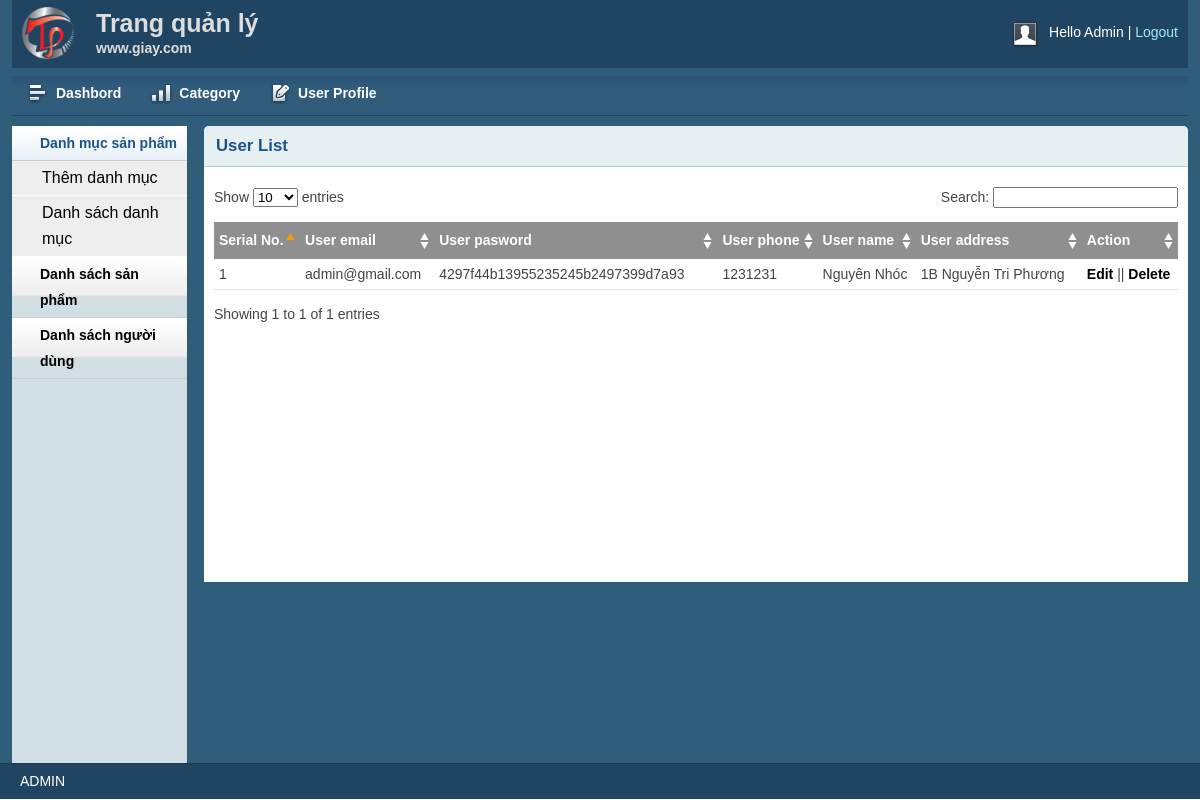
The app's page /admin/userprofile.php (signed in) with its own data.
### tables this page shows
CREATE TABLE `tbl_user` (
  `user_id` int(11) UNSIGNED NOT NULL,
  `user_email` varchar(50) NOT NULL DEFAULT '0',
  `user_password` varchar(50) NOT NULL DEFAULT '0',
  `user_phone` varchar(15) NOT NULL DEFAULT '',
  `user_name` varchar(100) NOT NULL DEFAULT '',
  `user_address` varchar(200) NOT NULL DEFAULT ''
);

### modules/database.php (called while the page is built, shortened)
<?php
Class Database{
public $host = HOST;
public $user = USERNAME;
public $pass = PASSWORD;
public $dbname = DB_NAME1;
public $link;
private function connectDB(){
$this->link = new mysqli($this->host, $this->user, $this->pass,
$this->dbname);
}
public function select($query){
$result = $this->link->query($query) or
die($this->link->error.__LINE__);
if($result->num_rows > 0){
return $result;
} else {
return false;
}
}
}

### models/user_model.php (called while the page is built, shortened)
<?php
    include '../modules/database.php';
?>
<?php
     class User_Model
     {
        private $db;
        public function __construct()
        {
            $this->db = new Database();
        }
        public function show_user(){
            $query = "SELECT * FROM tbl_user";
            $result = $this->db->select($query);
            return $result;
        }
    }
?>

### admin/userprofile.php (the view, shortened to what this page needs)
<?php include 'inc/header.php';?>
<?php include 'inc/sidebar.php';?>
<?php
    include "../models/user_model.php";
?>
<?php
    $class = new User_Model();
?>
        <div class="grid_10">
            <div class="box round first grid">
                <h2>User List</h2>
                <div class="block">
                    <table class="data display datatable" id="example">
					<thead>
						<tr>
							<th>Serial No.</th>
							<th>User email</th>
                            <th>User pasword</th>
                            <th>User phone</th>
                            <th>User name</th>
                            <th>User address</th>
							<th>Action</th>
						</tr>
					</thead>
					<tbody>
                        <?php
                        $show = $class->show_user();
                        if($show){
                            $i = 0;
                            while($result = $show->fetch_assoc()) {
                                $i++;
                        ?>
						<tr class="odd gradeX">
							<td><?php echo $i; ?></td>
							<td><?php echo $result['user_email']; ?></td>
                            <td><?php echo $result['user_password']; ?></td>
                            <td><?php echo $result['user_phone']; ?></td>
                            <td><?php echo $result['user_name']; ?></td>
                            <td><?php echo $result['user_address']; ?></td>
							<td><a href="useredit.php?userid=<?php echo $result['user_id'] ?>">Edit</a> || <a onclick="return confirm('Are you want to delete?')" href="?deleteUserid=<?php echo $result['user_id'] ?>">Delete</a></td>
						</tr>
                        <?php
                        }}
                        ?>
					</tbody>
				</table>
               </div>
            </div>
        </div>
<?php include 'inc/footer.php';?>

### admin/css/layout.css (style rules this page uses)
body { background: #fff none repeat scroll 0 0; color: #444; font-size: 14px; padding: 0; }
a { color: #000; font-weight:bold; text-decoration: none; }
h1, h2, h3, h4, h5, h6 { line-height:1.2em; margin-bottom:.3em; }
h2 { margin-top:1em; }
.box { background:#fff; margin-bottom:20px; padding:10px 10px 10px 10px; margin-left:-8px; }
.box.grid { padding-bottom:40px; }
.box.round { -moz-border-radius: 5px 5px 0px 0px; -webkit-border-radius: 5px 5px 0px 0px; border-radius: 5px 5px 0px 0px; }
.box h2 { font-size:1.2em; font-weight:bold; color:#1B548D; background:#E6F0F3; margin:-10px -10px 0 -10px; padding:10px 12px; border-bottom:1px solid #B3CBD6; -moz-border-radius: 5px 5px 0px 0px; -webkit-border-radius: 5px 5px 0px 0px; border-radius: 5px 5px 0px 0px; }
.box.first { min-height: 406px; }
.block { padding-top:20px; }
.block { padding-bottom:1px; }
table.display { margin: 0 auto; clear: both; width: 100%; }
.sorting_asc { background: #8f8f8f url(../img/table/sort_asc.png) no-repeat center right; padding:8px 5px; text-align:left; color:#fff; }
.sorting { background:#8f8f8f url(../img/table/sort_both.png) no-repeat center right; padding:8px 5px; text-align:left; color:#fff; }
tr.odd { height: 30px; line-height: 30px; border-bottom:1px solid #e6e6e6; }
tr.odd td, tr.even td { padding-left:5px; }

### records on screen
tbl_user: user_email "admin@gmail.com", user_password "4297f44b13955235245b2497399d7a93", user_phone "1231231", user_name "Nguyên Nhóc", user_address "1B Nguyễn Tri Phương"
